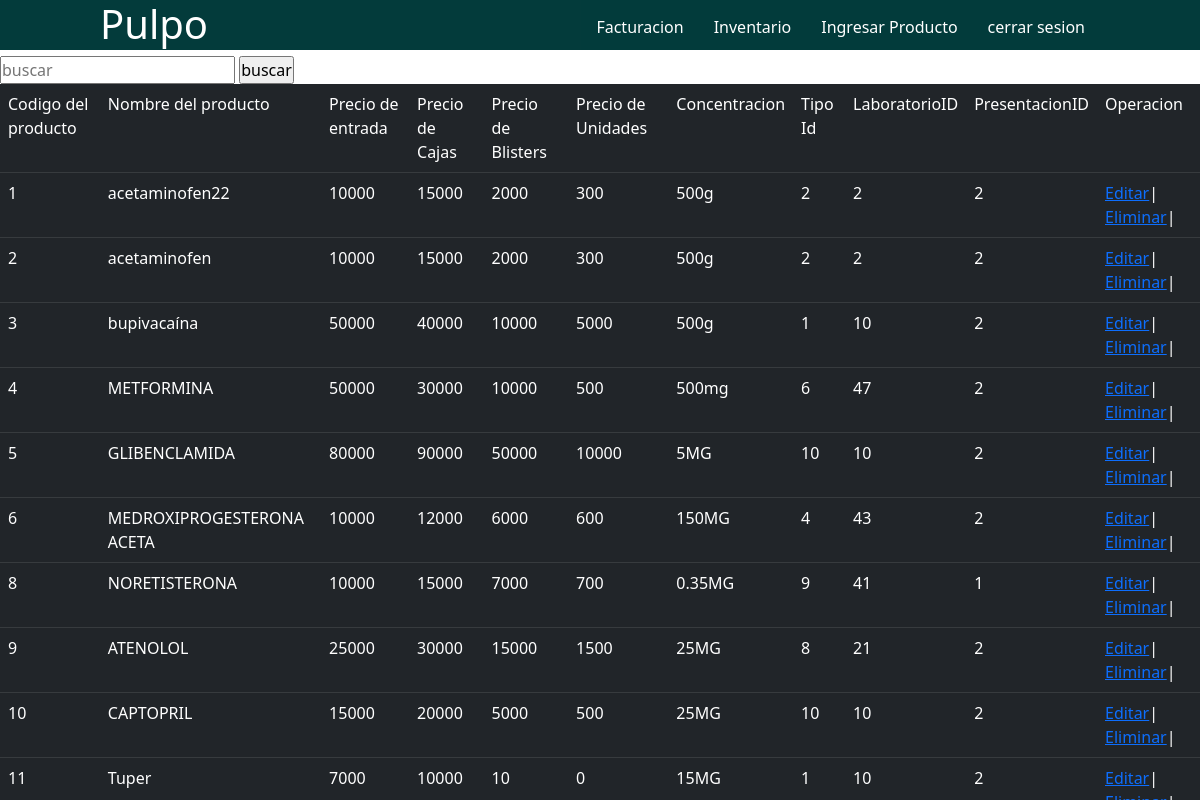
The app's page /inventario/buscar.php with its own data.
### tables this page shows
CREATE TABLE `producto` (
  `Codigo_Producto` int(25) NOT NULL,
  `Nombre_Producto` varchar(25) DEFAULT NULL,
  `Precio_Entrada` float DEFAULT NULL,
  `Precio_Caja` float DEFAULT NULL,
  `Precio_Blister` float DEFAULT NULL,
  `Precio_unidad` float DEFAULT NULL,
  `concentracion` varchar(25) DEFAULT NULL,
  `TipoID` int(25) DEFAULT NULL,
  `LaboratorioID` int(25) DEFAULT NULL,
  `PresentacionID` int(25) DEFAULT NULL
);

### inventario/buscar.php (the view, shortened to what this page needs)
<?php
include("../php/conexion.php");
$busqueda = $_GET['buscar'];
$consulta = ("SELECT * FROM producto WHERE
`Nombre_Producto` LIKE '%$busqueda%' OR `concentracion` LIKE '%$busqueda%' ");
?>
<!DOCTYPE html>
<html lang="en">
<head>
    <link rel="stylesheet" href="../css/estilos.css">
    <link rel="stylesheet" href="../css/fontello.css">
    <link href="https://cdn.jsdelivr.net/npm/bootstrap@5.0.0-beta3/dist/css/bootstrap.min.css" rel="stylesheet"
>
</head>
<body>
    <header>
<div class="contenedor">
    <h1 class="icon-pulpo">  Pulpo</h1>
    <nav class="menu">
        <a href="../facturacion.php">Facturacion</a>
        <a href="inventario.php">Inventario</a>
        <a href="ingresarproductos.php">Ingresar Producto</a>
        <a href="php/cerrarsesion.php">cerrar sesion</a>
    </nav>
</div>
<form action="buscar.php" method="get">
<input type="text" name="buscar" id="buscar" placeholder="buscar" >
<input type="submit" value="buscar">
</form>
<table class="table table-hover table-dark">
        <tr>
    <td>Codigo del producto</td>
    <td>Nombre del producto</td>
    <td>Precio de entrada</td>
    <td>Precio de Cajas</td>
    <td>Precio de Blisters</td>
    <td>Precio de Unidades</td>
    <td>Concentracion</td>
    <td>Tipo Id</td>
    <td>LaboratorioID</td>
    <td>PresentacionID</td>
    <td>Operacion</td>
    </tr>
    <?php
    $resultado = mysqli_query($conexion, $consulta);
    While ($row=Mysqli_fetch_assoc($resultado)){
    ?>
    <tr>
    <td> <?php echo $row["Codigo_Producto"];  ?> </td>
    <td> <?php echo $row["Nombre_Producto"];  ?></td>
    <td> <?php echo $row["Precio_Entrada"];  ?></td>
    <td> <?php echo $row["Precio_Caja"];  ?></td>
    <td> <?php echo $row["Precio_Blister"];  ?></td>
    <td> <?php echo $row["Precio_unidad"];  ?></td>
    <td> <?php echo $row["concentracion"];  ?></td>
    <td> <?php echo $row["TipoID"];  ?></td>
    <td> <?php echo $row["LaboratorioID"];  ?></td>
    <td> <?php echo $row["PresentacionID"];  ?></td>
    <td> <a href="actualizarP.php?id=<?php echo $row["Codigo_Producto"];  ?>"> Editar</a>|
    <a href="procesoEliminar.php?id=<?php echo $row["Codigo_Producto"];  ?>" class="eliminar"> Eliminar</a>|</td>
    </tr>
    <?php
    } mysqli_free_result($resultado);
    ?>
    </table>
</body>
</html>

### css/estilos.css (style rules this page uses)
* { margin:0; padding: 0; box-sizing: border-box; }
body { font-family: 'Roboto', sans-serif; }
header { width: 100%; height: 50px; background:rgb(3, 59, 59); color:#fff; position: fixed; top: 0; left: 0; z-index: 100; }
.contenedor { width: 98%; margin: auto; }
h1 { float:left; }
header .contenedor { display: table; }
@media (min-width:1024px) { .contenedor { width: 1000px; } }

### css/menu.css (style rules this page uses)
.menu { position: absolute; top: 50px; left: 0; width: 100%; height: 100vh; background: rgb(3, 59, 59, 0.9); transition: all 0.5s; transform: translateX(-100%); }
.menu a { display: block; color:#fff; height: 50px; text-decoration: none; padding: 15px; border-bottom: 1px solid rgba(255, 255,255, 0.5); }
@media (min-width:1024px) { .menu { position: static; width: auto; height: auto; transform: translateX(0%); float: right; display: flex; } }
@media (min-width:1024px) { .menu a { border: none; } }

### records on screen
producto: Codigo_Producto "1", Nombre_Producto "acetaminofen22", Precio_Entrada "10000", Precio_Caja "15000", Precio_Blister "2000", Precio_unidad "300", concentracion "500g", TipoID "2", LaboratorioID "2", PresentacionID "2"
producto: Codigo_Producto "2", Nombre_Producto "acetaminofen", Precio_Entrada "10000", Precio_Caja "15000", Precio_Blister "2000", Precio_unidad "300", concentracion "500g", TipoID "2", LaboratorioID "2", PresentacionID "2"
producto: Codigo_Producto "3", Nombre_Producto "bupivacaína", Precio_Entrada "50000", Precio_Caja "40000", Precio_Blister "10000", Precio_unidad "5000", concentracion "500g", TipoID "1", LaboratorioID "10", PresentacionID "2"
producto: Codigo_Producto "4", Nombre_Producto "METFORMINA", Precio_Entrada "50000", Precio_Caja "30000", Precio_Blister "10000", Precio_unidad "500", concentracion "500mg", TipoID "6", LaboratorioID "47", PresentacionID "2"
producto: Codigo_Producto "5", Nombre_Producto "GLIBENCLAMIDA", Precio_Entrada "80000", Precio_Caja "90000", Precio_Blister "50000", Precio_unidad "10000", concentracion "5MG", TipoID "10", LaboratorioID "10", PresentacionID "2"
producto: Codigo_Producto "6", Nombre_Producto "MEDROXIPROGESTERONA ACETA", Precio_Entrada "10000", Precio_Caja "12000", Precio_Blister "6000", Precio_unidad "600", concentracion "150MG", TipoID "4", LaboratorioID "43", PresentacionID "2"
producto: Codigo_Producto "8", Nombre_Producto "NORETISTERONA", Precio_Entrada "10000", Precio_Caja "15000", Precio_Blister "7000", Precio_unidad "700", concentracion "0.35MG", TipoID "9", LaboratorioID "41", PresentacionID "1"
producto: Codigo_Producto "9", Nombre_Producto "ATENOLOL", Precio_Entrada "25000", Precio_Caja "30000", Precio_Blister "15000", Precio_unidad "1500", concentracion "25MG", TipoID "8", LaboratorioID "21", PresentacionID "2"
producto: Codigo_Producto "10", Nombre_Producto "CAPTOPRIL", Precio_Entrada "15000", Precio_Caja "20000", Precio_Blister "5000", Precio_unidad "500", concentracion "25MG", TipoID "10", LaboratorioID "10", PresentacionID "2"
producto: Codigo_Producto "11", Nombre_Producto "Tuper", Precio_Entrada "7000", Precio_Caja "10000", Precio_Blister "10", Precio_unidad "0", concentracion "15MG", TipoID "1", LaboratorioID "10", PresentacionID "2"
